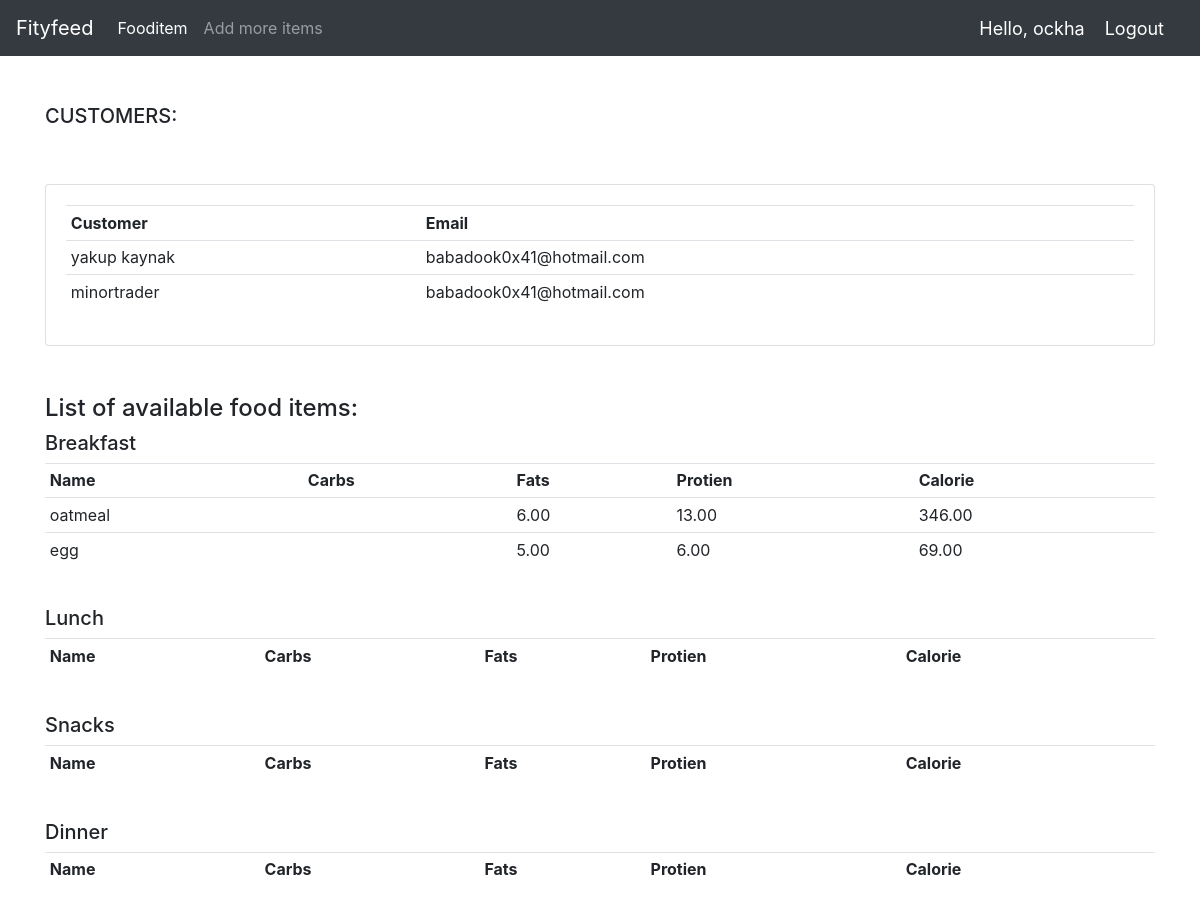
The app's page / (signed in) with its own data.
### Fityfeed/models.py (models this page shows, shortened)
class Customer(models.Model):
    user = models.ForeignKey(User, on_delete=models.CASCADE, null=True)
    name = models.CharField(max_length=128, null=True)
    email = models.EmailField(null=True)
    date_created = models.DateTimeField(auto_now_add=True)

class Fooditem(models.Model):
    name = models.CharField(max_length=128)
    category = models.ManyToManyField(Category)
    carbonhydrate = models.DecimalField(max_digits=5, decimal_places=2, default=0)
    fats = models.DecimalField(max_digits=5, decimal_places=2 ,default=0)
    protein = models.DecimalField(max_digits=5, decimal_places=2, default=0)
    calorie = models.DecimalField(max_digits=5, decimal_places=2, default=0, blank=True)
    quantity = models.IntegerField(default=1, blank=True, null=True)

### Fityfeed/decorators.py (the view)
    def wrapper_func(request,*args,**kwargs):
        group=None
        if request.user.groups.exists():
            group=request.user.groups.all()[0].name
        if group=='Customer':
            return redirect('userPage')
        if group=='Admin':
            return view_func(request,*args,**kwargs)

### Fityfeed/views.py (called while the page is built)
@login_required(login_url='login')
@admin_only
def home(request):
    breakfast=Category.objects.filter(name='breakfast')[0].fooditem_set.all()[:5]
    lunch=Category.objects.filter(name='lunch')[0].fooditem_set.all()[:5]
    dinner=Category.objects.filter(name='dinner')[0].fooditem_set.all()[:5]
    snacks=Category.objects.filter(name='snacks')[0].fooditem_set.all()[:5]
    customers=Customer.objects.all()
    context={'breakfast':breakfast,
              'lunch':lunch,
              'dinner':dinner,
              'snacks':snacks,
              'customers':customers,
            }
    return render(request,'main.html',context)

### Fityfeed/templates/main.html (shortened to what this page needs)
{% load static %}
<!DOCTYPE html>
<html lang="en">
<head>
    <link rel="stylesheet" href="https://stackpath.bootstrapcdn.com/bootstrap/4.5.0/css/bootstrap.min.css"0>
    <link rel="stylesheet" href="{% static 'css/main.css' %}">
</head>
<body>
    {% include 'navbar.html' %}
    <br>
    <br>
    <div class="container">
    {% block content %}
        <div class="flex-box-row">
            <h5 id="heading">CUSTOMERS:</h5>
            <br>
            <br>
            <div class="card card-body">
               <table class="table table-sm">
                    <tr>
                        <th>Customer</th>
                        <th>Email</th>
                    </tr>
                    {% for cust in customers %}
                    <tr>
                        <td>{{cust.name}} </td>
                        <td> {{cust.email}} </td>
                    </tr>
                    {% endfor %}
                </table>
            </div>
        </div>
        <br><br>
    <h4>List of available food items:</h4>
        <div class="flex-box-row">
            <h5 id="heading">Breakfast</h5>
               <table class="table table-sm">
                    <tr>
                        <th>Name</th>
                        <th>Carbs</th>
                        <th>Fats</th>
                        <th>Protien</th>
                        <th>Calorie</th>
                    </tr>
                   {% for items in breakfast %}
                    <tr>
                        <td>{{items.name}} </td>
                        <td>{{items.carbohydrate}} </td>
                        <td>{{items.fats}} </td>
                        <td>{{items.protein}} </td>
                        <td>{{items.calorie}} </td>
                        </tr>
                    {% endfor %}
                </table>
        </div>
<br>
        <div class="flex-box-row">
            <h5 id="heading">Lunch</h5>
             <table class="table table-sm">
                    <tr>
                        <th>Name</th>
                        <th>Carbs</th>
                        <th>Fats</th>
                        <th>Protien</th>
                        <th>Calorie</th>
                    </tr>
                </table>
        </div>
        <br>
        <div class="flex-box-row">
            <h5 id="heading">Snacks</h5>
                <table class="table table-sm">
                    <tr>
                        <th>Name</th>
                        <th>Carbs</th>
                        <th>Fats</th>
                        <th>Protien</th>
                        <th>Calorie</th>
                    </tr>
                </table>
        </div>
        <br>
        <div class="flex-box-row">
            <h5 id="heading">Dinner</h5>
                <table class="table table-sm">
                    <tr>
                        <th>Name</th>
                        <th>Carbs</th>
                        <th>Fats</th>
                        <th>Protien</th>
                        <th>Calorie</th>
                    </tr>
                </table>
        </div>
<br>
    {% endblock %}
    </div>
</body>
</html>

### Fityfeed/templates/navbar.html (shortened to what this page needs)
{% load static%}
<nav class="navbar navbar-expand-lg navbar-dark bg-dark">
    <a class="navbar-brand" href="{% url 'home' %}">Fityfeed</a>
    <div class="collapse navbar-collapse" id="navbarSupportedContent">
    {% if request.user.is_staff %}
      <ul class="navbar-nav mr-auto">
        <li class="nav-item active">
          <a class="nav-link" href="{% url 'fooditem' %}">Fooditem<span class="sr-only">(current)</span></a>
        </li>
        <li class="nav-item">
          <a class="nav-link" href="{% url 'createfooditem' %}">Add more items</a>
        </li>
      </ul>
    {% endif %}
    </div>
    <span class="hello-msg">Hello, {{request.user}}</span>
    <span ><a  class="hello-msg" href="{% url 'logout' %}">Logout</a></span>
  </nav>

### Fityfeed/templates/navbar.html (style rules this page uses)
.hello-msg { font-size: 18px; color: #fff; margin-right: 20px; }

### records on screen
Customer: name "yakup kaynak", email "babadook0x41@hotmail.com"
Customer: name "minortrader", email "babadook0x41@hotmail.com"
Fooditem: name "oatmeal", fats "6.00", protein "13.00", calorie "346.00"
Fooditem: name "egg", fats "5.00", protein "6.00", calorie "69.00"

### other values on screen
{{ request.user }} "ockha"
